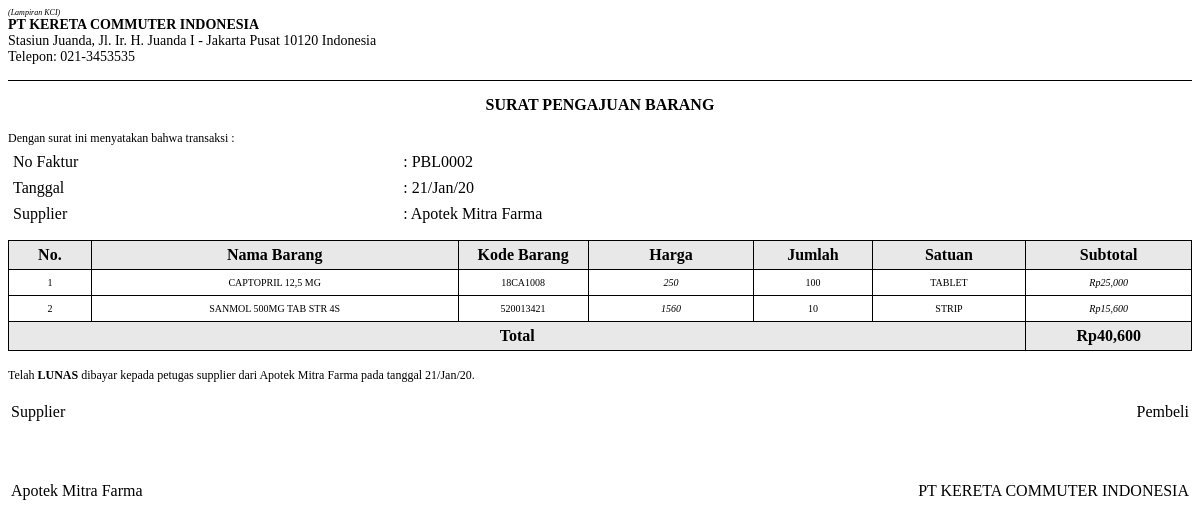
The app's page /laporan/isi/nota_pembelian2.php?no_faktur=PBL0002 with its own data.
### tables this page shows
CREATE TABLE IF NOT EXISTS `tbl_pembelian` (
  `no_faktur` varchar(20) NOT NULL,
  `no_supplier` varchar(2) NOT NULL,
  `tgl_pembelian` date NOT NULL,
  `cr_bayar` varchar(15) NOT NULL,
  `jth_tempo` date DEFAULT NULL,
  `total_pembelian` int(11) NOT NULL,
  `status_byr` varchar(12) NOT NULL,
  `tgl_lunas` date DEFAULT NULL,
  `id_peg` varchar(11) NOT NULL,
  PRIMARY KEY (`no_faktur`)
);

CREATE TABLE IF NOT EXISTS `tbl_supplier` (
  `no_supp` int(11) NOT NULL AUTO_INCREMENT,
  `nama_supp` varchar(50) NOT NULL,
  `nama_pet` varchar(50) NOT NULL,
  `nohp_pet` varchar(16) NOT NULL,
  `alm_supp` text NOT NULL,
  PRIMARY KEY (`no_supp`)
);

CREATE TABLE IF NOT EXISTS `tbl_pembeliandetail` (
  `no_idx` int(11) NOT NULL AUTO_INCREMENT,
  `no_faktur` varchar(20) NOT NULL,
  `kd_barang` varchar(15) NOT NULL,
  `exp_barangbeli` date NOT NULL,
  `hrg_beli` int(11) NOT NULL,
  `jml_beli` int(11) NOT NULL,
  `sat_beli` varchar(11) NOT NULL,
  `subtotal` int(11) NOT NULL,
  PRIMARY KEY (`no_idx`)
);

CREATE TABLE IF NOT EXISTS `tbl_databarang` (
  `kd_barang` varchar(18) NOT NULL,
  `nm_barang` varchar(80) NOT NULL,
  `exp_barang` date NOT NULL,
  `ktg_barang` varchar(15) NOT NULL,
  `bnt_barang` varchar(20) NOT NULL,
  `sat_barang` varchar(11) NOT NULL,
  `hrg_barang` int(11) NOT NULL,
  `hrgbeli_barang` int(11) NOT NULL,
  `stk_barang` int(11) NOT NULL,
  `minstk_barang` int(11) NOT NULL,
  PRIMARY KEY (`kd_barang`)
);

### koneksi.php (called while the page is built, shortened)
<?php
	function tgl_indo($tgl) {
		$tanggal = substr($tgl,8,2);
		$bulan = substr($tgl,5,2);
		if($bulan==1) {
			$bulan = "Jan";
		} else if($bulan==2) {
			$bulan = "Feb";
		} else if($bulan==3) {
			$bulan = "Mar";
		} else if($bulan==4) {
			$bulan = "Apr";
		} else if($bulan==5) {
			$bulan = "Mei";
		} else if($bulan==6) {
			$bulan = "Jun";
		} else if($bulan==7) {
			$bulan = "Jul";
		} else if($bulan==8) {
			$bulan = "Agu";
		} else if($bulan==9) {
			$bulan = "Sep";
		} else if($bulan==10) {
			$bulan = "Okt";
		} else if($bulan==11) {
			$bulan = "Nov";
		} else if($bulan==12) {
			$bulan = "Des";
		}
		$tahun = substr($tgl,2,2);
		return $tanggal.'/'.$bulan.'/'.$tahun;
	}
 ?>

### laporan/isi/nota_pembelian2.php (the view, shortened to what this page needs)
<?php
	include '../koneksi.php';
	$no_faktur = @$_GET['no_faktur'];
 ?>
<link type="text/css" href="./isi/style_css/tanda_pembayaran.css" rel="stylesheet">
<page backtop="15px">
	<page_header class="page_header">
		(Lampiran KCI)
	</page_header>
	<div class="page-content">
		<div class="data-apotek">
			<span class="nama_apotek" style="font-weight: bold;">PT KERETA COMMUTER INDONESIA</span><br>
			Stasiun Juanda, Jl. Ir. H. Juanda I - Jakarta Pusat 10120 Indonesia<br>
			Telepon: 021-3453535
		</div>
		<div style="border-bottom: 1px solid; margin: 15px 0;"></div>
		<div class="judul-surat">
			<span class="judul">SURAT PENGAJUAN BARANG</span>
		</div>
		<div class="data-transaksi" style="line-height: 1.6; margin-bottom: 12px;">
			Dengan surat ini menyatakan bahwa transaksi :
			<?php
				$query = "SELECT * FROM tbl_pembelian INNER JOIN tbl_pegawai ON tbl_pembelian.id_peg = tbl_pegawai.id_peg INNER JOIN tbl_supplier ON tbl_pembelian.no_supplier = tbl_supplier.no_supp WHERE tbl_pembelian.no_faktur = '$no_faktur'";
				$sql = mysqli_query($conn, $query) or die ($conn->error);
				$data_pbl = mysqli_fetch_array($sql);
			 ?>
			<table class="data-nota">
				<tr>
					<td>No Faktur</td>
					<td>: <?php echo $no_faktur; ?></td>
				</tr>
				<tr>
					<td>Tanggal</td>
					<td>: <?php echo tgl_indo($data_pbl['tgl_pembelian']); ?></td>
				</tr>
				<tr>
					<td>Supplier</td>
					<td>: <?php echo $data_pbl['nama_supp']; ?></td>
				</tr>
			</table>
		</div>
		<table class="data-item data-item-pembelian" border="1">
			<tr>
				<th class="col_no">No.</th>
				<th class="col_nmobat">Nama Barang</th>
				<th class="col_kd">Kode Barang</th>
				<th class="col_hrg">Harga</th>
				<th class="col_jml">Jumlah</th>
				<th class="col_sat">Satuan</th>
				<th class="col_subt">Subtotal</th>
			</tr>
	<?php
		$no = 1;
		$total = 0;
		$query_lihat = "SELECT tbl_databarang.nm_barang, tbl_databarang.kd_barang, tbl_pembeliandetail.hrg_beli, tbl_pembeliandetail.jml_beli, tbl_pembeliandetail.sat_beli, tbl_pembeliandetail.subtotal FROM tbl_pembeliandetail INNER JOIN tbl_databarang ON tbl_pembeliandetail.kd_barang = tbl_databarang.kd_barang WHERE tbl_pembeliandetail.no_faktur = '$no_faktur'";
		$sql_lihat = mysqli_query($conn, $query_lihat) or die ($conn->error);
		while($data = mysqli_fetch_array($sql_lihat)) {
		$total = $total+$data['subtotal'];
	 ?>
			<tr>
				<td class="col_no"><?php echo $no++; ?></td>
				<td class="col_nmobat" align="left"><?php echo $data['nm_barang']; ?></td>
				<td class="col_kd" align="left"><?php echo $data['kd_barang']; ?></td>
				<td class="col_hrg" align="right"><?php echo $data['hrg_beli']; ?></td>
				<td class="col_jml"><?php echo $data['jml_beli']; ?></td>
				<td class="col_sat"><?php echo $data['sat_beli']; ?></td>
				<td class="col_subt" align="right">Rp<?php echo number_format($data['subtotal']); ?></td>
			</tr>
	<?php } ?>
			<tr>
				<th colspan="6" class="col_tot" align="right">Total</th>
				<th class="col_tot" align="right">Rp<?php echo number_format($total); ?></th>
			</tr>
		</table>
		<div class="pernyataan">
			Telah <b>LUNAS</b> dibayar kepada petugas supplier dari  <?php echo $data_pbl['nama_supp']; ?> pada tanggal <?php echo tgl_indo($data_pbl['tgl_lunas']); ?>.
		</div>
		<div class="paraf">
			<table class="tabel-paraf">
				<tr>
					<td class="keterangan-paraf">Supplier</td>
					<td class="keterangan-paraf kanan">Pembeli</td>
				</tr>
				<tr>
					<td class="isi-paraf"></td>
					<td class="isi-paraf kanan"></td>
				</tr>
				<tr>
					<td class="nama-paraf"><?php echo $data_pbl['nama_supp']; ?></td>
					<td class="nama-paraf kanan">PT KERETA COMMUTER INDONESIA</td>
				</tr>
			</table>
		</div>
	</div>
</page>

### laporan/isi/style_css/tanda_pembayaran.css (style rules this page uses)
.page_header { font-size: 8px; font-style: italic; text-align: right; }
.page-content { font-size: 12px; }
.data-apotek { width: 65%; font-size: 14px; }
.judul-surat { text-align: center; font-size: 16px; font-weight: bold; margin-bottom: 15px; }
table.data-nota { width: 100%; }
table.data-nota th, table.data-nota td { padding: 3px; }
.data-item { width: 100%; border: 1px solid black; border-collapse: collapse; }
.data-item th { padding: 5px; text-align: center; background-color: #e8e8e8; }
.data-item td { padding: 7px; text-align: center; font-size: 10px; }
.data-item-pembelian .col_no { width: 7%; }
.data-item-pembelian .col_nmobat { width: 31%; }
.data-item-pembelian .col_kd { width: 11%; }
.data-item-pembelian .col_hrg { width: 14%; }
.data-item-pembelian .col_jml { width: 10%; }
.data-item-pembelian .col_sat { width: 13%; }
.data-item-pembelian .col_subt { width: 14%; }
.data-item-pembelian td.col_hrg, .data-item-pembelian td.col_subt, .data-item-pembelian td.col_tot { font-style: italic; }
.pernyataan { margin: 15px 0; line-height: 1.6; }
.paraf { margin-top: 5px; }
.tabel-paraf { width: 100%; }
.tabel-paraf td { width: 50%; }
.tabel-paraf .kanan { text-align: right; }
.tabel-paraf .isi-paraf { height: 55px; }

### records on screen
tbl_pembelian: tgl_pembelian "21/Jan/20", tbl_supplier.nama_supp "Apotek Mitra Farma", tgl_lunas "21/Jan/20"
tbl_pembeliandetail: kd_barang.nm_barang "CAPTOPRIL 12,5 MG", kd_barang.kd_barang "18CA1008", hrg_beli "250", jml_beli "100", sat_beli "TABLET", subtotal "25,000"
tbl_pembeliandetail: kd_barang.nm_barang "SANMOL 500MG TAB STR 4S", kd_barang.kd_barang "520013421", hrg_beli "1560", jml_beli "10", sat_beli "STRIP", subtotal "15,600"

### other values on screen
$no_faktur "PBL0002"
$total "40,600"
